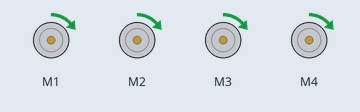
Simulated run of this sketch. Board: Arduino Uno, built with avr-gcc and run on an emulated ATmega328P. Parts: 4 × DC motor (green arrow = forward, orange = backward, longer = faster).

Above: at 3.5 s.
Timing chart, 0 to 9.6 s (numbered marks = the images above):
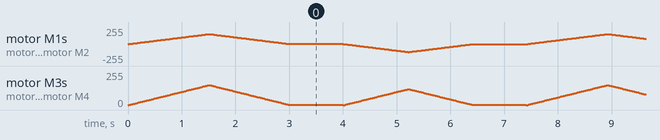

The sketch:

car4.ino
```cpp
#include <AFMotor.h>
int mspeed=150; //設置速度
int sspeed=50;  //設置初始速度
int tspeed=120; //設置轉彎速度

/*AF_DCMotor motorname(portnum,freq)
这是一个建立一个直流电机的函数。在程序中需要声明每个电机各一次。像下面的例子中一样，每个电机必须使用不同的名字。
参数：
port num - 选择你的电机连接到电机驱动板上的接口（1-4）
freq - 选择PWM频率。如果你没有选择这个选项，默认设置为1KHZ。
适用于通道1和2的频率：
MOTOR12_64KHZ
MOTOR12_8KHZ
MOTOR12_2KHZ
MOTOR12_1KHZ
适用于通道3和4的频率：
MOTOR34_64KHZ
MOTOR34_8KHZ
MOTOR34_1KHZ
注意：更高的频率会减小电机在运动过程中的噪音，但同时也会降低扭矩。
*/

AF_DCMotor m1(1);
AF_DCMotor m2(2);
AF_DCMotor m3(3);
AF_DCMotor m4(4);

void setup() {
  /*Serial.begin(9600);           // set up Serial library at 9600 bps
  Serial.println("Motor test!");*/

  // turn on motor

/*
 setSpeed(speed)
设置电机的速度
参数：
speed-范围为0到255，0代表停止，255代表全速。
注意：直流电机的回馈并不是典型线性的，所以真正的转速并不会与程序中设定的速度成正比。
 */

  m1.setSpeed(sspeed);
  m2.setSpeed(sspeed);
  m3.setSpeed(sspeed);
  m4.setSpeed(sspeed);

/*
 *run(cmd)
设置电机的运转模式
参数：
cmd - 选择你想要的电机运转模式
可选择的模式：
FORWARD - 正转（真正的转动方向取决于你电机的连线）
BACKWARD - 反转 （转动方向与正转相反）
RELEASE - 停止。使电机断电，与setSpeed(0)函数功能相同。调用了这个函数后，电机需要一定时间才能彻底停止。
 */

  m1.run(RELEASE);
  m2.run(RELEASE);
  m3.run(RELEASE);
  m4.run(RELEASE);
}

void loop() {
  uint8_t i;

  //Serial.print("tick");

  m1.run(FORWARD);
  m2.run(FORWARD);
  m3.run(FORWARD);
  m4.run(FORWARD);
  for (i=0; i<mspeed; i++) {
    m1.setSpeed(i);
    m2.setSpeed(i);
    m3.setSpeed(i);
    m4.setSpeed(i);
    delay(10);
 }

  for (i=mspeed; i!=0; i--) {
    m1.setSpeed(i);
    m2.setSpeed(i);
    m3.setSpeed(i);
    m4.setSpeed(i);
    delay(10);
 }
 delay(1000);

  //Serial.print("tock");
  //右轉彎
  m1.run(BACKWARD);
  m2.run(BACKWARD);
  m3.run(FORWARD);
  m4.run(FORWARD);
  for (i=0; i<tspeed; i++) {
    m1.setSpeed(i);
    m2.setSpeed(i);
    m3.setSpeed(i);
    m4.setSpeed(i);
    delay(10);
 }

  for (i=tspeed; i!=0; i--) {
    m1.setSpeed(i);
    m2.setSpeed(i);
    m3.setSpeed(i);
    m4.setSpeed(i);
    delay(10);
 }

 /* m1.run(BACKWARD);
  m2.run(BACKWARD);
  m3.run(BACKWARD);
  m4.run(BACKWARD);
  for (i=0; i<mspeed; i++) {
    m1.setSpeed(i);
    m2.setSpeed(i);
    m3.setSpeed(i);
    m4.setSpeed(i);
    delay(10);
 }

  for (i=mspeed; i!=0; i--) {
    m1.setSpeed(i);
    m2.setSpeed(i);
    m3.setSpeed(i);
    m4.setSpeed(i);
    delay(10);
 }


  //Serial.print("tech");
  m1.run(RELEASE);
  m2.run(RELEASE);
  m3.run(RELEASE);
  m4.run(RELEASE);*/
  delay(1000);
}
```
